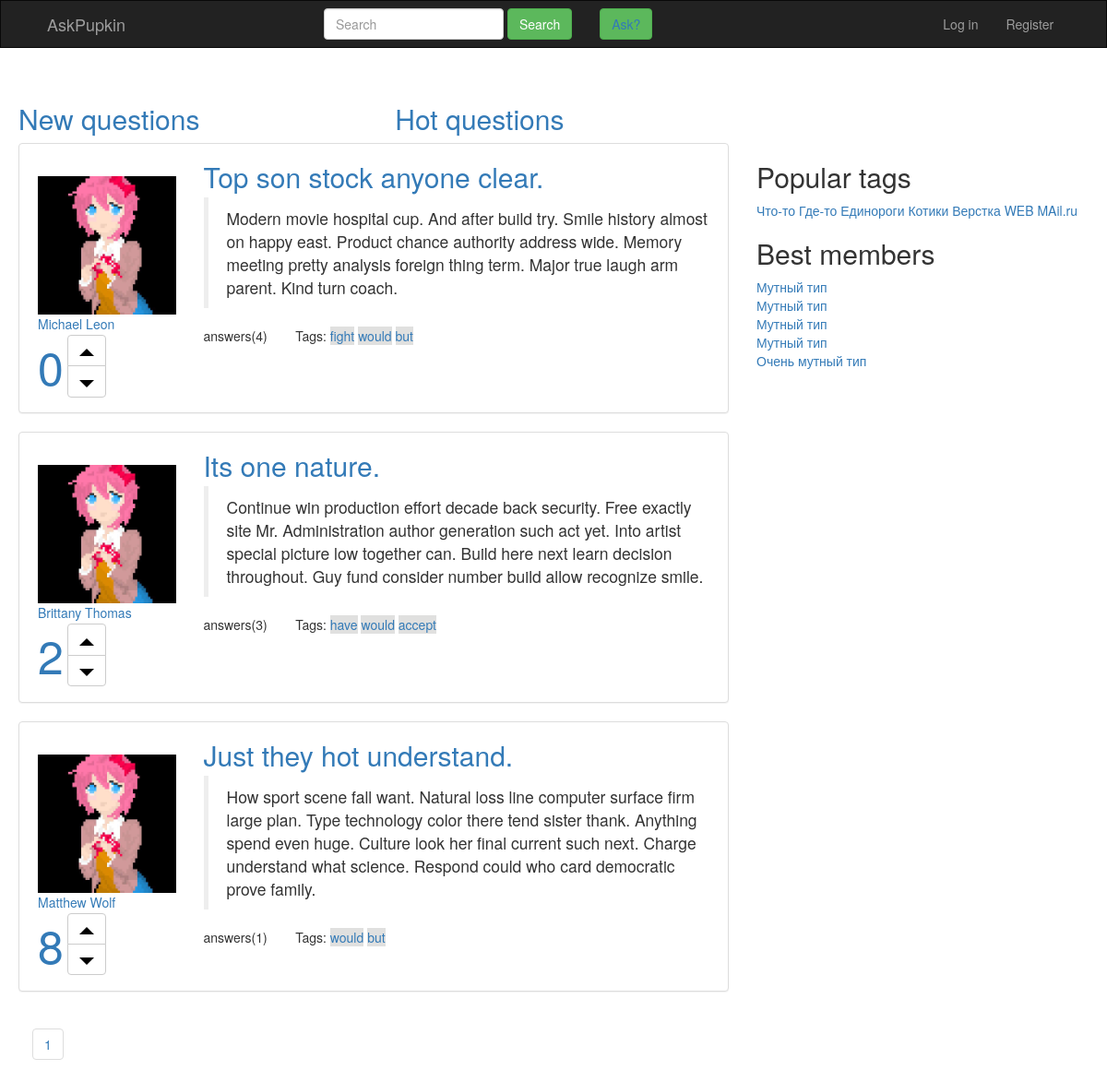
/questions/tag/would/, run on the app's committed database.
### questions/models.py (models this page shows, shortened)
class Question(models.Model):
    question_id = models.IntegerField(
        primary_key=True,
        db_index=True)
    asker_id = models.ForeignKey(User,
                                 on_delete=models.CASCADE,
                                 related_name="questiom_authtor")
    title = models.CharField(max_length=30)
    text = models.TextField(max_length=300)
    is_active = models.BooleanField(default=True)
    have_right_answer = models.BooleanField(default=False)
    question_creation = models.DateTimeField(default=datetime.now())
    objects = QuestionsManager()

class User(AbstractUser):
    upload = models.ImageField(default=None)
    def __str__(self):
        return str(self.username)

class Like(models.Model):
    count = models.IntegerField(default=0)

class Tag(models.Model):
    tag_name = models.CharField(max_length=10,
                                unique=True,
                                verbose_name='tag_name')
    question_id = models.ManyToManyField(Question,
                                         related_name='Tags')

### questions/views.py (the view)
# urls.py: path('tag/<str:tag_name>/', views.tag, name='tag'),
def tag(request, tag_name, page_number = 1): # нормально не работает
    template = loader.get_template('questions/index.html')
    try:
        questions_on_page = Question.objects.get_questions_with_tag(tag_name, page_number)
    except:
        raise Http404("We have not this tag(((")
    return HttpResponse(template.render(context={'questions_on_page': questions_on_page,
                                                 'proxy_to': 'questions:tag',
                                                 'arg' : tag_name}))

### questions/models.py (called while the page is built)
def get_paginator(questions_list, count):
    return Paginator(questions_list, count)

    def get_questions_with_tag(self, name_of_tag, page_number):
        tag = Tag.objects.get(tag_name = name_of_tag)
        questions_list = tag.question_id.all()
        paginator = get_paginator(questions_list, self.count)
        result = paginator.get_page(page_number)
        return result

### questions/templates/questions/index.html
{% extends "questions/base.html" %}
{% load static %}
{% block add_spec_css %}
  <link href="{% static "questions/css/index.css" %}" rel="stylesheet" />
  <link href="{% static "questions/css/LikeCounter.css" %}" rel="stylesheet" />
{% endblock %}
{% block content %}
        <div class="row" id="switch-conext">
            <div class="col-md-4 navbar-fixed-left ">
              <a href="{% url 'questions:index' %}"><h2>New questions</h2></a>
            </div>
            <div class="col-md-4 navbar-fixed-left">
              <a href="{% url 'questions:hot' %}"><h2>Hot questions</h2></a>
            </div>
          </div>
        <div class="info-plate col-md-8 navbar-fixed-left">
          {% for question in questions_on_page %}
                <div class="panel panel-default question-plate">
                  <div class="form-group row">
                    <div class="col-md-3 media info-plate">
                        <br>
                        <a class="navbar-fixed-left">
                          <img class="media-object" src="{% static "questions/img/man.jpg" %}" width="150" height="150">
                        </a>
                        <a>{{ question.asker_id }}<a>
                        <div class="group">
                          <div class="btn-group-vertical">
                            <likes>{{ question.question_like.count }}</likes>
                          </div>
                          <div class="btn-group-vertical">
                            <button type="button" class="btn btn-default">
                              <img src="{% static "questions/img/caret-top-2x.png" %}">
                            </button>
                            <button type="button" class="btn btn-default">
                              <img src="{% static "questions/img/caret-bottom-2x.png" %}">
                            </button>
                          </div>
                        </div>
                    </div>
                    <div class="col-md-9">
                      <a href="{% url 'questions:question' question.question_id %}" style="font-size: 30px">{{ question.title }}</a>
                      <blockquote>
                        <p>{{ question.text }}</p>
                      </blockquote>
                      <div class="row">
                        <div class="col-md-2">
                          <p>answers({{ question.answers.count }})</p>
                        </div>
                        <div class="col-md-10">
                          <text>Tags:<text>
                            {% for tag in question.Tags.all %}
                                 <a href="{% url 'questions:tag' tag.tag_name %}" style="background-color: #e0e0df">{{ tag.tag_name }}</a>
                            {% endfor %}
                        </div>
                    </div>
                    </div>
                  </div>
                </div>
            {% endfor %}
        </div>
{% endblock %}
{% block pagination %}
    {% include "questions/pagination.html" %}
{% endblock %}

### questions/static/questions/css/index.css (style rules this page uses)
div.info-plate { padding-left: 35px; }
div#switch-conext { padding-left: 35px; }
div.question-plate { padding-top: 15px; }

### questions/static/questions/css/LikeCounter.css (style rules this page uses)
likes { font-size: 50px; text-align: center; }

### data on the page
Question: asker_id "Michael Leon", question_like.count "0", title "Top son stock anyone clear.", text "Modern movie hospital cup. And after build try. Smile history almost on happy east. Product chance authority address wide. Memory meeting pretty analysis foreign thing term. Major true laugh arm parent. Kind turn coach.", answers.count "4"
Tag: tag_name "fight"
Tag: tag_name "would"
Tag: tag_name "but"
Question: asker_id "Brittany Thomas", question_like.count "2", title "Its one nature.", text "Continue win production effort decade back security. Free exactly site Mr. Administration author generation such act yet. Into artist special picture low together can. Build here next learn decision throughout. Guy fund consider number build allow recognize smile.", answers.count "3"
Tag: tag_name "have"
Tag: tag_name "accept"
Question: asker_id "Matthew Wolf", question_like.count "8", title "Just they hot understand.", text "How sport scene fall want. Natural loss line computer surface firm large plan. Type technology color there tend sister thank. Anything spend even huge. Culture look her final current such next. Charge understand what science. Respond could who card democratic prove family.", answers.count "1"

### other printed values
{{ questions_on_page.number }} "1"
